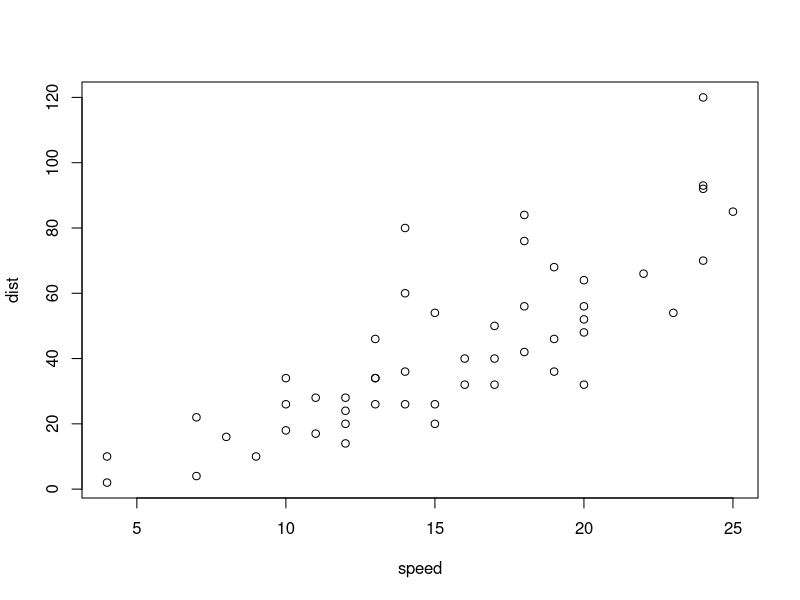
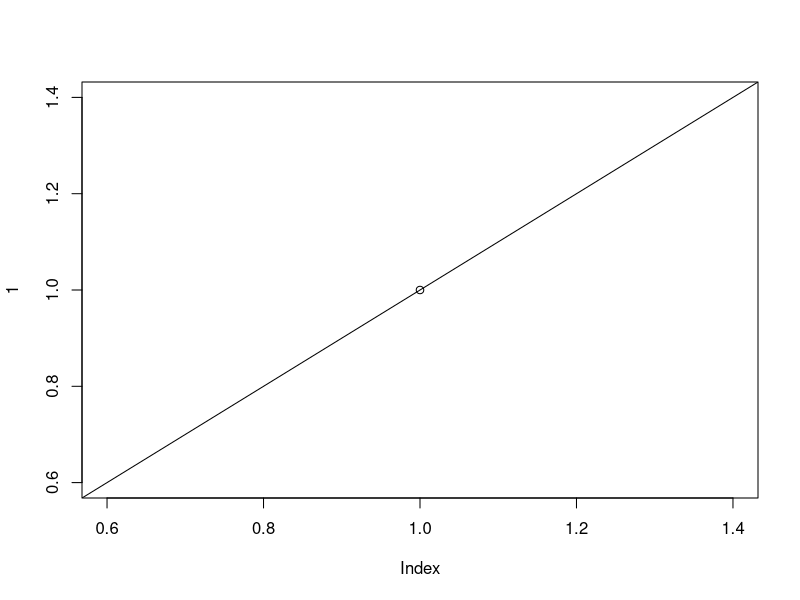
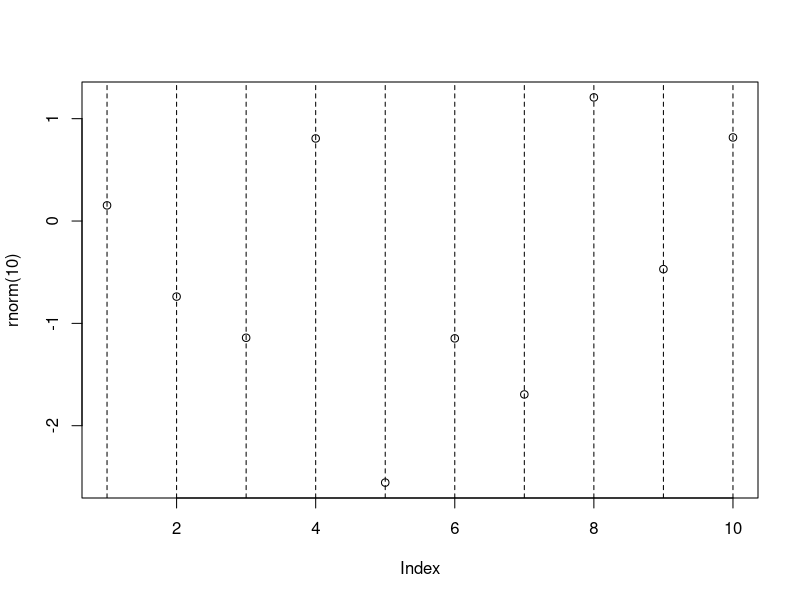

R code for these plots, in order:
## ---- chunk 1

## ---- chunk 2
#| my-chunk, echo = FALSE, fig.width = 10,
#| fig.cap = "This is a long long
#|   long long caption."

plot(cars)
## ---- chunk 3
plot(1)         # high-level plot
abline(0, 1)    # low-level change
plot(rnorm(10)) # high-level plot
# many low-level changes in a loop (a single R expression)
for(i in 1:10) {
    abline(v = i, lty = 2)
}
## ---- chunk 4
cat("I'm raw **Markdown** content.\n")
